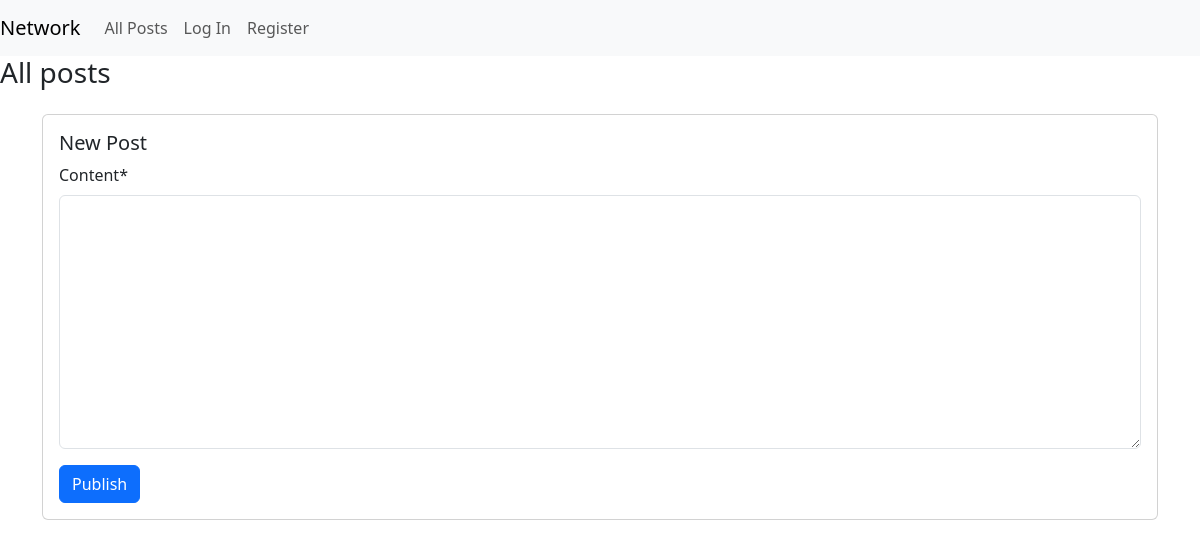
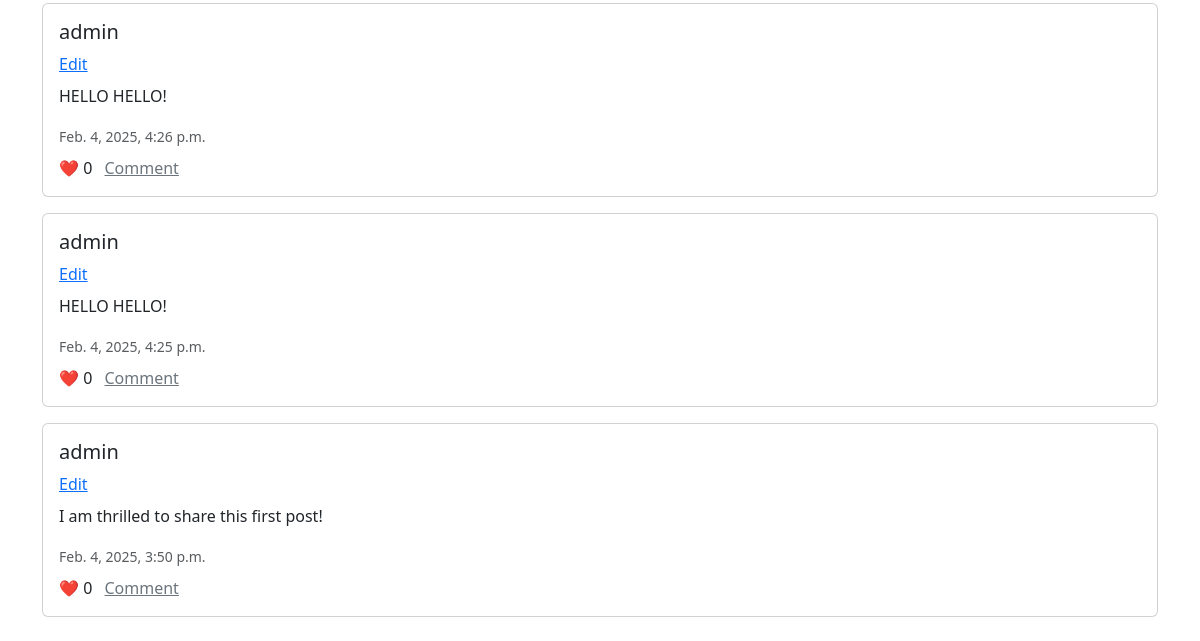
The app's page /, older data (2 pictures, top to bottom).
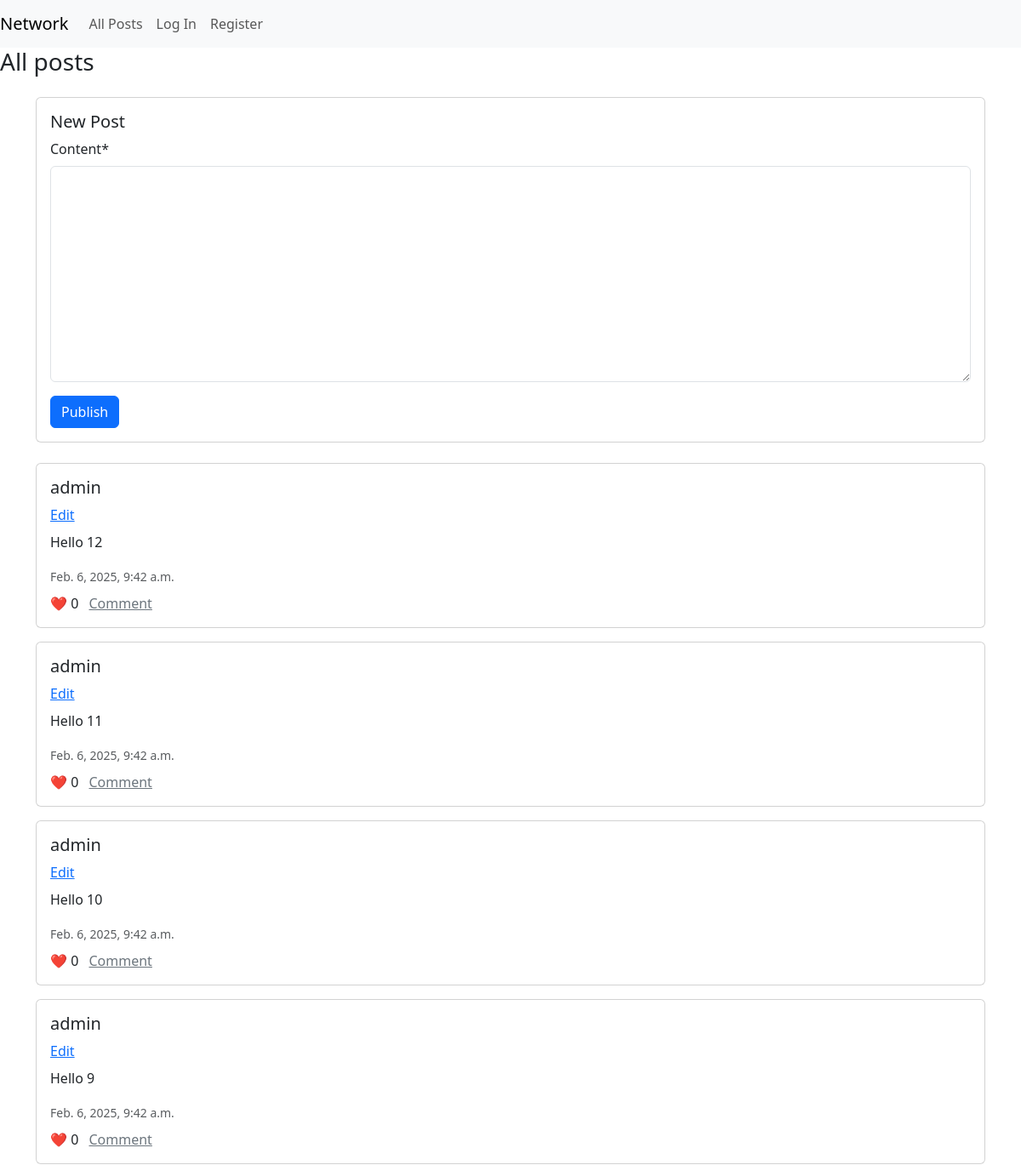
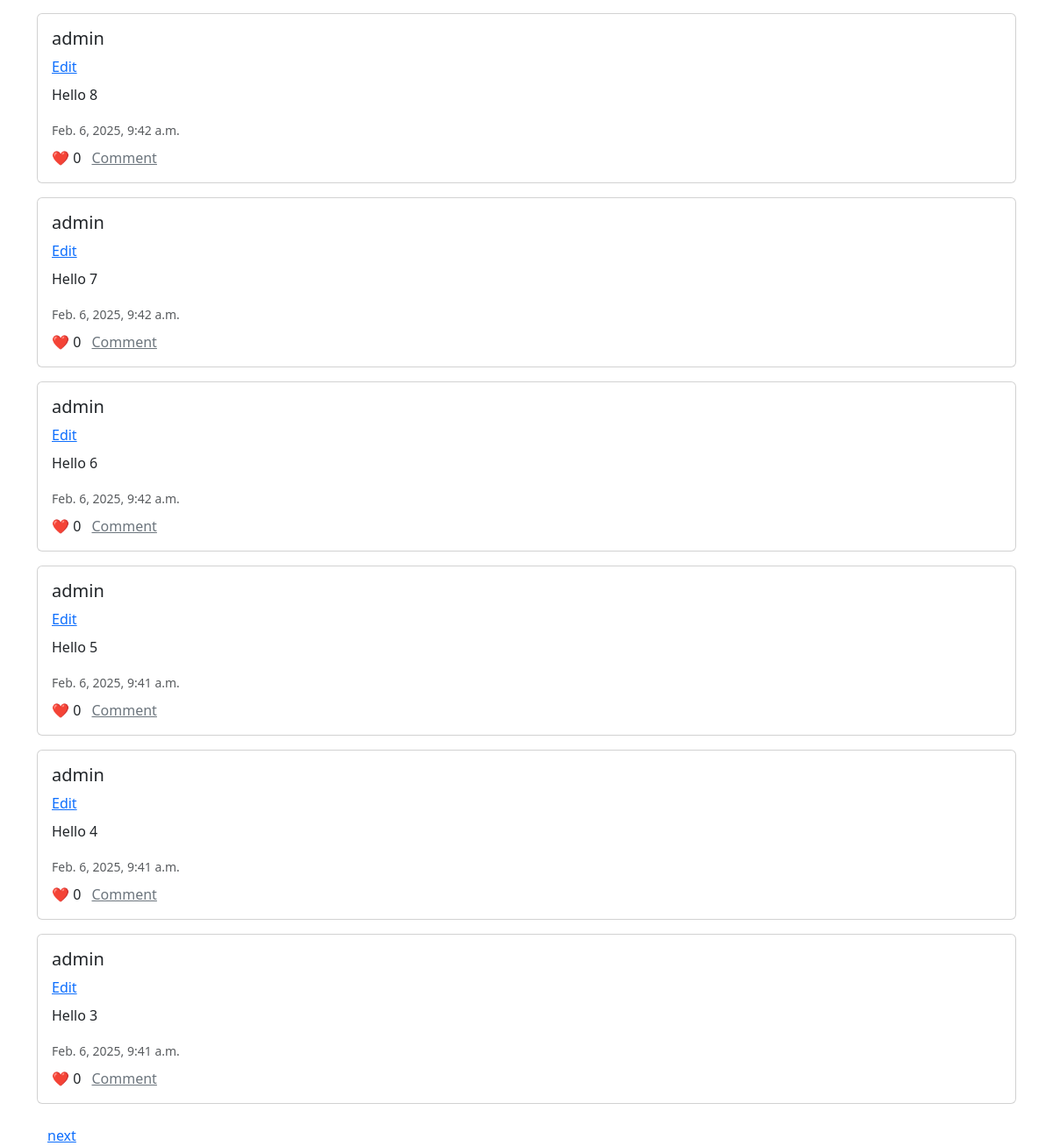
The same page, newer data (2 pictures, top to bottom).
### network/models.py (models this page shows, shortened)
class Post(models.Model):
    user = models.ForeignKey(User, on_delete=models.CASCADE, related_name="posts")
    content = models.TextField(max_length=1000)
    timestamp = models.DateTimeField(auto_now_add=True)
    likes = models.ManyToManyField(User, blank=True, related_name="liked_posts")
    active = models.BooleanField(default=True) # the admin can block users
    def like_count(self):
        return self.likes.count()
    class Meta:
        ordering = ['-timestamp']

class User(AbstractUser):
    pass

### network/views.py (the view)
# urls.py: path("", views.home, name="home"),
def home(request):
    if request.method == 'POST':
        user = request.user
        form = PostCreateForm(request.POST)
        if form.is_valid():
            new_post = form.save(commit=False)
            new_post.user = user
            new_post.save()
            messages.success(request, "Hooray! Your post was saved!")
            return redirect('home')
        messages.error(request, "Oops! Something went wrong! Please try again.") # form was not valid
    else:
        form = PostCreateForm()
        posts = Post.objects.all()
        paginator = Paginator(posts, 10)  # display 10 posts at a time
        page_number = request.GET.get('page')
        page_obj = paginator.get_page(page_number)
        return render(request, 'network/home.html', {'form': form, 'page_obj': page_obj})

### network/forms.py
class PostCreateForm(forms.ModelForm):
    class Meta:
        model = Post
        fields = ['content']

### network/templates/network/home.html (shortened to what this page needs)
{% extends "network/layout.html" %}
{% load crispy_forms_tags %}
{% block body %}
<h3> All posts </h3>
<div class="container mt-4">
    <div class="card mb-4">
        <div class="card-body">
            <h5 class="card-title">New Post</h5>
            <form method="post">
                {{ form|crispy }}
                <button type="submit" class="btn btn-primary" name="create_post" > Publish </button>
            </form>
        </div>
    </div>
    <div id="posts-section">
        {% for post in page_obj %}
        <div class="card mb-3">
            <div class="card-body">
                <h5 class="card-title">{{ post.user }}</h5>
                <a href="#" class="text-primary">Edit</a>
                <p class="mt-2">{{ post.content }}</p>
                <small class="text-muted">{{ post.timestamp }}</small>
                <div class="mt-2">
                    <span class="text-danger">❤️</span> <span>{{ post.like_count }}</span>
                    <a href="#" class="text-secondary ms-2">Comment</a>
                </div>
            </div>
        </div>
        {% endfor %}
    </div>
    <div class="container mt-4">
        <div class="d-flex justify-content-between">
            {% if page_obj.has_next %}
            <a href="?page={{ page_obj.next_page_number }}">next</a>
            {% endif %}
        </div>
    </div>
</div>
    {% endblock %}

Row changes from the older to the newer data that the page shows:
no longer on this page (row unchanged): Post: user "admin", content "HELLO HELLO!", timestamp "Feb. 4, 2025, 4:26 p.m.", like_count "0"
no longer on this page (row unchanged): Post: user "admin", content "HELLO HELLO!", timestamp "Feb. 4, 2025, 4:25 p.m.", like_count "0"
no longer on this page (row unchanged): Post: user "admin", content "I am thrilled to share this first post!", timestamp "Feb. 4, 2025, 3:50 p.m.", like_count "0"
added Post: user "admin", content "Hello 12", timestamp "Feb. 6, 2025, 9:42 a.m.", like_count "0"
added Post: user "admin", content "Hello 11", timestamp "Feb. 6, 2025, 9:42 a.m.", like_count "0"
added Post: user "admin", content "Hello 10", timestamp "Feb. 6, 2025, 9:42 a.m.", like_count "0"
added Post: user "admin", content "Hello 9", timestamp "Feb. 6, 2025, 9:42 a.m.", like_count "0"
added Post: user "admin", content "Hello 8", timestamp "Feb. 6, 2025, 9:42 a.m.", like_count "0"
added Post: user "admin", content "Hello 7", timestamp "Feb. 6, 2025, 9:42 a.m.", like_count "0"
added Post: user "admin", content "Hello 6", timestamp "Feb. 6, 2025, 9:42 a.m.", like_count "0"
added Post: user "admin", content "Hello 5", timestamp "Feb. 6, 2025, 9:41 a.m.", like_count "0"
added Post: user "admin", content "Hello 4", timestamp "Feb. 6, 2025, 9:41 a.m.", like_count "0"
added Post: user "admin", content "Hello 3", timestamp "Feb. 6, 2025, 9:41 a.m.", like_count "0"
Text that changed along with them:
text now shown: "next"
